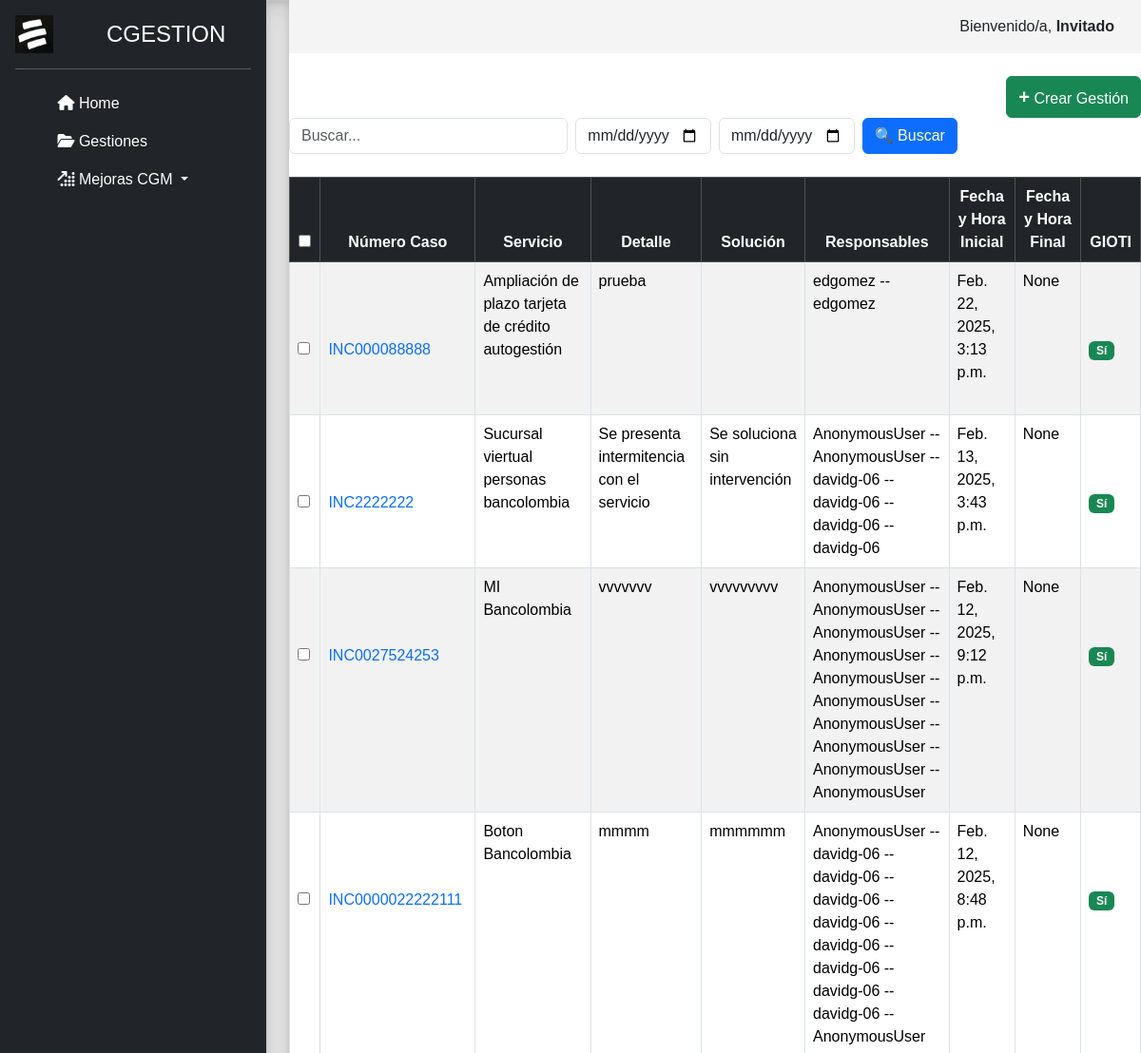
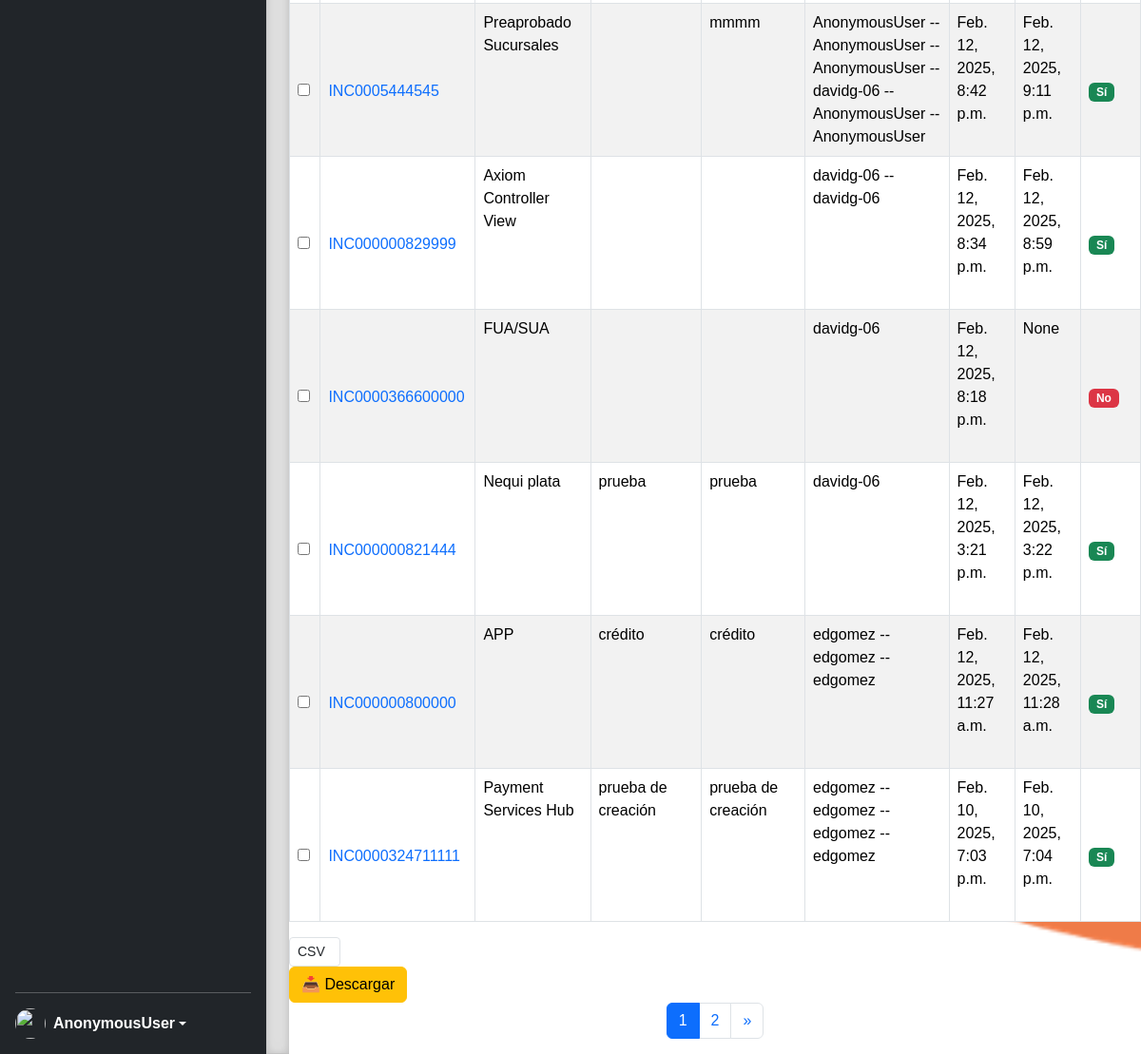
The page / on the database its author committed (2 pictures, top to bottom).
### gestiones/models.py (models this page shows, shortened)
class Gestion(models.Model):
    servicio = models.CharField(max_length=250, verbose_name='Servicio', null=True, blank=True)
    tipo_de_gestion = models.CharField(max_length=250, verbose_name='Tipo de gestion', null=True, blank=True)
    numero_caso = models.CharField(max_length=250, verbose_name='Numero de caso', null=True, blank=True)
    detectada_por = models.CharField(max_length=250, verbose_name='Detectado por', null=True, blank=True)
    causado_por_certificado_digital = models.BooleanField(default=False, verbose_name='Causado por certificado digital')
    incidente_generado_por_OC = models.BooleanField(default=False, verbose_name='Incidente generado por OC')
    atribuible_a = models.CharField(max_length=30, verbose_name='Atribuible a', null=True, blank=True)
    tipo_de_falla = models.CharField(max_length=30, verbose_name='Tipo de falla', null=True, blank=True)
    detalle = models.TextField(verbose_name='Detalle', null=True, blank=True)
    tipo_causa = models.CharField(max_length=30, verbose_name='Tipo_causa', null=True, blank=True)
    causa = models.TextField(verbose_name='Causa', null=True, blank=True)
    validaciones = models.TextField(verbose_name='Validaciones', null=True, blank=True)
    solucion = models.TextField(verbose_name='Solucion', null=True, blank=True)
    responsable_gioti = models.CharField(max_length=250, verbose_name='Responsable gioti')
    fecha_hora_inicial = models.DateTimeField("Fecha y Hora Inicial", auto_now=False, auto_now_add=False )
    fecha_hora_final = models.DateTimeField("Fecha y Hora Final", null=True, blank=True)
    postular_amg = models.BooleanField(default=False, verbose_name='Postular AMG')
    gioti = models.BooleanField(default=False, verbose_name='GIOTI')
    class Meta:
        verbose_name = 'Gestion'
        verbose_name_plural = 'Gestiones'
        ordering=['-id']

### gestiones/views.py (the view, shortened to what this page needs)
# urls.py: path('', views.listar_gestiones, name='listar_gestiones'),  # Ruta para la raíz
def listar_gestiones(request):
    first_name = request.user.first_name if request.user.is_authenticated else "Invitado"
    query = request.GET.get('q', '').strip()
    fecha_inicio = request.GET.get('fecha_inicio')
    fecha_fin = request.GET.get('fecha_fin')
    gestiones = Gestion.objects.all()
    if fecha_inicio:
        fecha_inicio = datetime.strptime(fecha_inicio, "%Y-%m-%d")
        gestiones = gestiones.filter(fecha_hora_inicial__gte=fecha_inicio)
    if fecha_fin:
        fecha_fin = datetime.strptime(fecha_fin, "%Y-%m-%d") + timedelta(days=1)
        gestiones = gestiones.filter(fecha_hora_final__lt=fecha_fin)
    paginator = Paginator(gestiones, 10)
    page_number = request.GET.get('page')
    page_obj = paginator.get_page(page_number)
    return render(request, "listar_gestiones.html", {
        "page_obj": page_obj,
        "query": query,
        "first_name": first_name,
        "fecha_inicio": request.GET.get('fecha_inicio', ''),  # Mantiene el valor en la vista
        "fecha_fin": request.GET.get('fecha_fin', '')  # Mantiene el valor en la vista
    })

### gestiones/templates/listar_gestiones.html (shortened to what this page needs)
{% extends "layout.html" %}
{% block content %}
<nav class="navbar navbar-expand-lg px-3" style="background-color:  rgb(245, 244, 244);">
  <div class="container-fluid">
      <span class="navbar-text text-dark ms-auto">
          {% if first_name %}
              Bienvenido/a, <strong>{{ first_name }}</strong>
          {% else %}
              Bienvenido/a, <strong>Invitado</strong>
          {% endif %}
      </span>
  </div>
</nav>
<br>
<div class="d-flex justify-content-end">
  <a href="{% url 'creargestion' %}" class="btn btn-success">
    <span class="fw-bold fs-5">+</span> Crear Gestión
  </a>
</div>
<form method="GET" action="{% url 'listar_gestiones' %}">
  <div class="row g-2 align-items-center">
    <div class="col-md-4">
      <input type="text" name="q" class="form-control form-control"
             style="width: 100%;" placeholder="Buscar..."
             value="{{ query|default:'' }}">
    </div>
    <div class="col-md-2">
      <input type="date" name="fecha_inicio" class="form-control form-control" value="{{ fecha_inicio }}">
    </div>
    <div class="col-md-2">
      <input type="date" name="fecha_fin" class="form-control form-control" value="{{ fecha_fin }}">
    </div>
    <div class="col-auto">
      <button type="submit" class="btn btn-primary ">🔍 Buscar</button>
    </div>
  </div>
</form>
<br>
<form method="GET" action="{% url 'descargar_gestiones' %}">
  <div class="d-flex justify-content-between">
  <div class="table-responsive">
    <table class="table table-striped table-bordered table-hover">
      <thead class="table-dark">
        <tr>
            <th class="text-center">
            <input type="checkbox" id="select-all" onclick="toggleCheckboxes(this)">
            </th>
          <th class="text-center">Número Caso</th>
          <th class="text-center">Servicio</th>
          <th class="text-center">Detalle</th>
          <th class="text-center">Solución</th>
          <th class="text-center">Responsables</th>
          <th class="text-center">Fecha y Hora Inicial</th>
          <th class="text-center">Fecha y Hora Final</th>
          <th class="text-center">GIOTI</th>
        </tr>
      </thead>
      <tbody>
        {% for gestion in page_obj %}
        <tr>
          <td>
            <input type="checkbox" name="gestiones" value="{{ gestion.id }}">
          </td>
          <td>
            <a href="{% url 'editar_gestion' gestion.id %}" class="text-decoration-none">
              {{ gestion.numero_caso }}
            </a>
          </td>
          <td>{{ gestion.servicio }}</td>
          <td>{{ gestion.detalle }}</td>
          <td>{{ gestion.solucion }}</td>
          <td>{{ gestion.responsable_gioti }}</td>
          <td>{{ gestion.fecha_hora_inicial }}</td>
          <td>{{ gestion.fecha_hora_final }}</td>
          <td>
            {% if gestion.gioti %}
              <span class="badge bg-success">Sí</span>
            {% else %}
              <span class="badge bg-danger">No</span>
            {% endif %}
          </td>
        </tr>
        {% endfor %}
      </tbody>
    </table>
    <div>
      <select name="formato" class="form-control form-control-sm" style="width: auto;">
        <option value="csv">CSV</option>
      </select>
    </div>
    <button type="submit" class="btn btn-warning mx-6">
      📥 Descargar
    </button>
  </div>
  </div>
</form>
<nav aria-label="Page navigation">
  <ul class="pagination justify-content-center">
    {% for num in page_obj.paginator.page_range %}
    <li class="page-item {% if num == page_obj.number %}active{% endif %}">
      <a class="page-link" href="?q={{ query }}&page={{ num }}">{{ num }}</a>
    </li>
    {% endfor %}
    {% if page_obj.has_next %}
    <li class="page-item">
      <a class="page-link" href="?q={{ query }}&page={{ page_obj.next_page_number }}" aria-label="Siguiente">
        &raquo;
      </a>
    </li>
    {% endif %}
  </ul>
</nav>
{% endblock %}

### gestiones/static/css/styles.css (style rules this page uses)
* { font-family: Verdana, Geneva, Tahoma, sans-serif; text-decoration: none; }
body { background: url("/static/images/logofondo.png") no-repeat center center fixed !important; background-size: cover !important; }
td { max-width: 500px; max-height: 500px; overflow: hidden; text-overflow: ellipsis; white-space: nowrap; white-space: pre-wrap; word-wrap: break-word; }

### rows shown on the page
Gestion: numero_caso "INC000088888", servicio "Ampliación de plazo tarjeta de crédito autogestión", detalle "prueba", responsable_gioti "edgomez -- edgomez", fecha_hora_inicial "Feb. 22, 2025, 3:13 p.m.", fecha_hora_final "None", gioti "Sí"
Gestion: numero_caso "INC2222222", servicio "Sucursal viertual personas bancolombia", detalle "Se presenta intermitencia con el servicio", solucion "Se soluciona sin intervención", responsable_gioti "AnonymousUser -- AnonymousUser -- davidg-06 -- davidg-06 -- davidg-06 -- davidg-06", fecha_hora_inicial "Feb. 13, 2025, 3:43 p.m.", fecha_hora_final "None", gioti "Sí"
Gestion: numero_caso "INC0027524253", servicio "MI Bancolombia", detalle "vvvvvvv", solucion "vvvvvvvvv", responsable_gioti "AnonymousUser -- AnonymousUser -- AnonymousUser -- AnonymousUser -- AnonymousUser -- AnonymousUser -- AnonymousUser -- AnonymousUser -- AnonymousUser -- AnonymousUser", fecha_hora_inicial "Feb. 12, 2025, 9:12 p.m.", fecha_hora_final "None", gioti "Sí"
Gestion: numero_caso "INC0000022222111", servicio "Boton Bancolombia", detalle "mmmm", solucion "mmmmmm", responsable_gioti "AnonymousUser -- davidg-06 -- davidg-06 -- davidg-06 -- davidg-06 -- davidg-06 -- davidg-06 -- davidg-06 -- davidg-06 -- AnonymousUser", fecha_hora_inicial "Feb. 12, 2025, 8:48 p.m.", fecha_hora_final "None", gioti "Sí"
Gestion: numero_caso "INC0005444545", servicio "Preaprobado Sucursales", solucion "mmmm", responsable_gioti "AnonymousUser -- AnonymousUser -- AnonymousUser -- davidg-06 -- AnonymousUser -- AnonymousUser", fecha_hora_inicial "Feb. 12, 2025, 8:42 p.m.", fecha_hora_final "Feb. 12, 2025, 9:11 p.m.", gioti "Sí"
Gestion: numero_caso "INC000000829999", servicio "Axiom Controller View", responsable_gioti "davidg-06 -- davidg-06", fecha_hora_inicial "Feb. 12, 2025, 8:34 p.m.", fecha_hora_final "Feb. 12, 2025, 8:59 p.m.", gioti "Sí"
Gestion: numero_caso "INC0000366600000", servicio "FUA/SUA", responsable_gioti "davidg-06", fecha_hora_inicial "Feb. 12, 2025, 8:18 p.m.", fecha_hora_final "None", gioti "No"
Gestion: numero_caso "INC000000821444", servicio "Nequi plata", detalle "prueba", solucion "prueba", responsable_gioti "davidg-06", fecha_hora_inicial "Feb. 12, 2025, 3:21 p.m.", fecha_hora_final "Feb. 12, 2025, 3:22 p.m.", gioti "Sí"
Gestion: numero_caso "INC000000800000", servicio "APP", detalle "crédito", solucion "crédito", responsable_gioti "edgomez -- edgomez -- edgomez", fecha_hora_inicial "Feb. 12, 2025, 11:27 a.m.", fecha_hora_final "Feb. 12, 2025, 11:28 a.m.", gioti "Sí"
Gestion: numero_caso "INC0000324711111", servicio "Payment Services Hub", detalle "prueba de creación", solucion "prueba de creación", responsable_gioti "edgomez -- edgomez -- edgomez -- edgomez", fecha_hora_inicial "Feb. 10, 2025, 7:03 p.m.", fecha_hora_final "Feb. 10, 2025, 7:04 p.m.", gioti "Sí"

### other values the page prints
{{ user }} "AnonymousUser"
{{ first_name }} "Invitado"
{{ num }} "1" "2"
